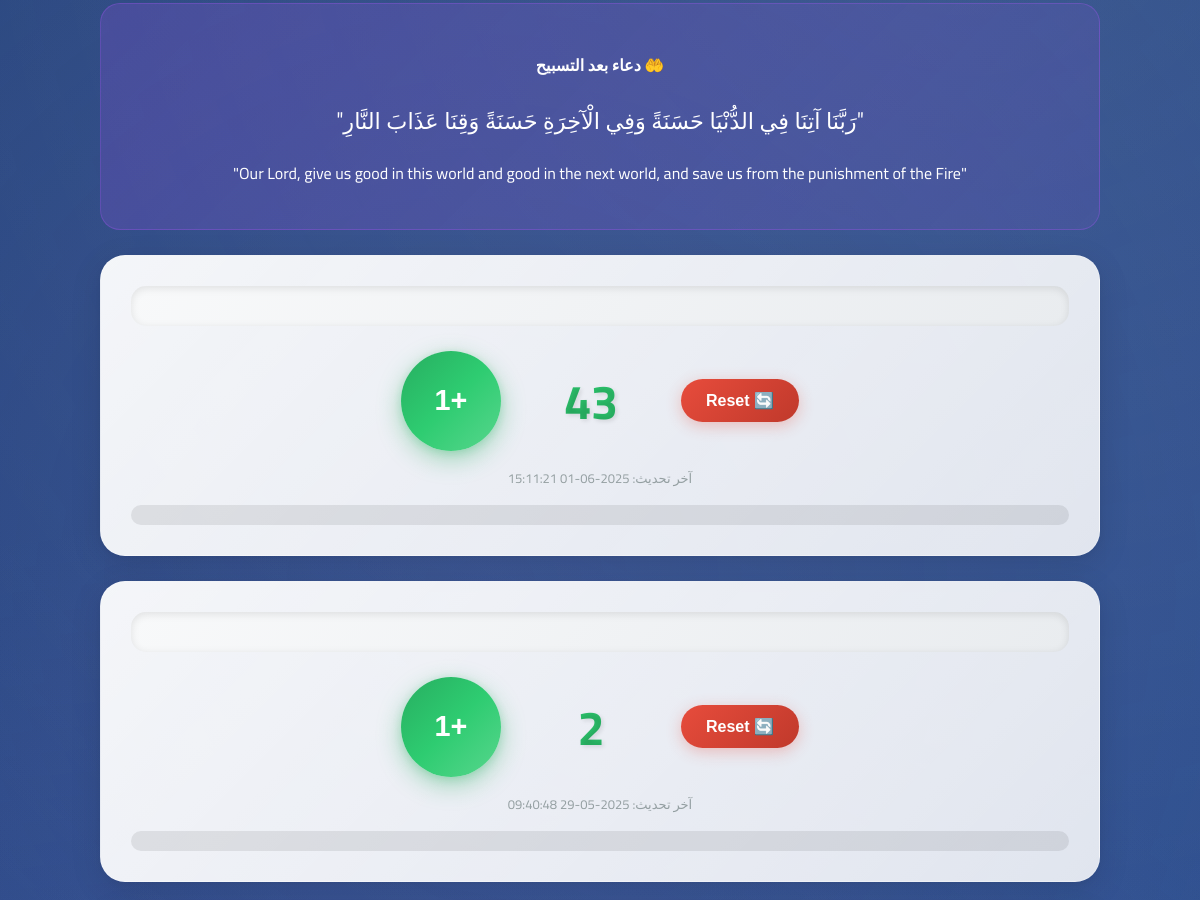
Before: /tasbeh (signed in, middle part) with the older database file.
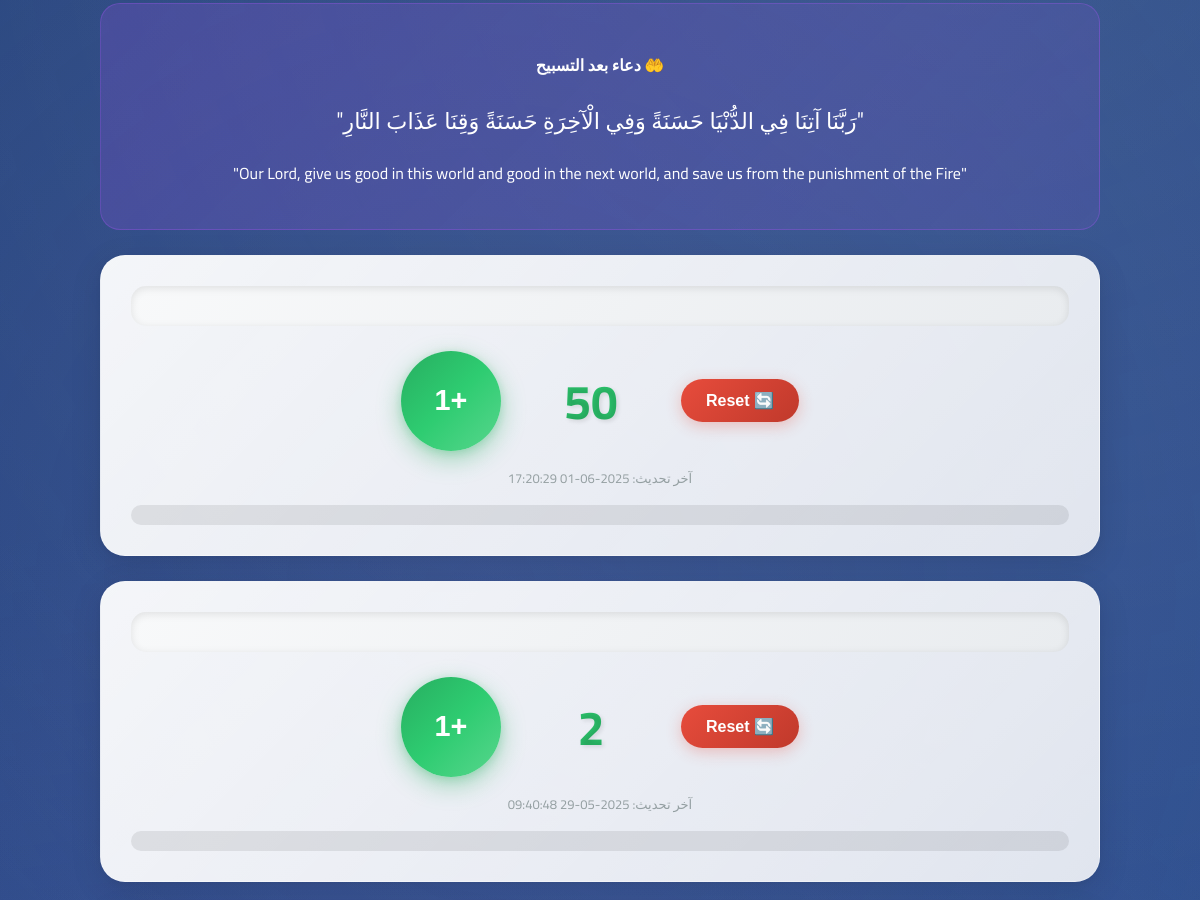
After: the same page with the newer database file.
### tables this page shows
CREATE TABLE tasbeh_counts (
            id INTEGER PRIMARY KEY AUTOINCREMENT,
            user_id INTEGER,
            phrase TEXT NOT NULL,
            count INTEGER DEFAULT 0,
            last_updated TIMESTAMP DEFAULT CURRENT_TIMESTAMP,
            FOREIGN KEY (user_id) REFERENCES users (id),
            UNIQUE(user_id, phrase)
        );

### app.py (the view)
@app.route('/tasbeh')
def tasbeh():
    if 'user_id' not in session:
        return redirect(url_for('login'))
    conn = get_db_connection()
    cursor = conn.cursor()
    cursor.execute('''
        SELECT phrase, count, last_updated
        FROM tasbeh_counts
        WHERE user_id = ?
        ORDER BY last_updated DESC
    ''', (session['user_id'],))
    user_counts = {}
    for row in cursor.fetchall():
        user_counts[row[0]] = {'count': row[1], 'last_updated': row[2]}
    conn.close()
    phrases_data = []
    for i, phrase in enumerate(islamic_phrases):
        count_data = user_counts.get(phrase, {'count': 0, 'last_updated': None})
        phrases_data.append({
            'id': i + 1,
            'text': phrase,
            'count': count_data['count'],
            'last_updated': count_data['last_updated']
        })
    total_dhikr = sum(phrase['count'] for phrase in phrases_data)
    return render_template('tasbeh.html',
                         phrases=phrases_data,
                         username=session.get('username'),
                         total_dhikr=total_dhikr)

### app.py (called while the page is built)
def get_db_connection():
    db_path = '/app/data/app.db' if os.path.exists('/app/data') else 'app.db'
    return sqlite3.connect(db_path)

@app.context_processor
def inject_theme_settings():
    return {
        'theme_css': url_for('static', filename='css/theme.css'),
        'theme_js': url_for('static', filename='js/theme.js')
    }

### templates/tasbeh.html (shortened to what this page needs)
<!DOCTYPE html>
<html lang="ar" dir="rtl">
<head>
</head>
<body>
    <div class="container">
        <div class="dua-section">
            <h4>🤲 دعاء بعد التسبيح</h4>
            <div class="dua-text">
                "رَبَّنَا آتِنَا فِي الدُّنْيَا حَسَنَةً وَفِي الْآخِرَةِ حَسَنَةً وَقِنَا عَذَابَ النَّارِ"
            </div>
            <p>"Our Lord, give us good in this world and good in the next world, and save us from the punishment of the Fire"</p>
        </div>
        {% for phrase_data in phrases %}
        <div class="phrase-container" style="animation-delay: {{ loop.index0 * 0.1 }}s">
            <div class="phrase-text">{{ phrase_data.phrase }}</div>
            <div class="counter-section">
                <button class="reset-btn" onclick="resetCount('{{ phrase_data.phrase }}', this, {{ loop.index0 }})">
                    🔄 Reset
                </button>
                <div class="count-display" id="count-{{ loop.index0 }}">
                    {{ phrase_data.count }}
                </div>
                <button class="count-btn main" onclick="incrementCount('{{ phrase_data.phrase }}', {{ loop.index0 }}, this)">
                    +1
                </button>
            </div>
            {% if phrase_data.last_updated %}
            <div class="last-updated">
                آخر تحديث: {{ phrase_data.last_updated }}
            </div>
            {% endif %}
            <div class="hadith-quote">
            </div>
        </div>
        {% endfor %}
    </div>
</body>
</html>

Changed rows visible on the page:
changed tasbeh_counts (number 1 of 2 on the later page): count "43" → "50"; last_updated "2025-06-01 15:11:21" → "2025-06-01 17:20:29"
